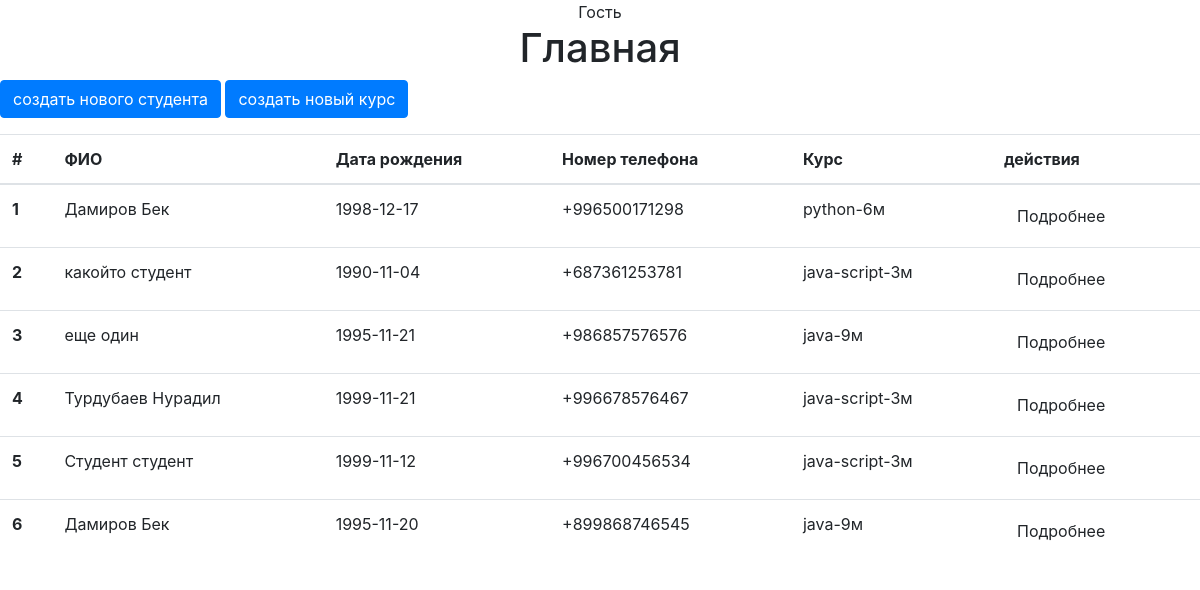
The page / on the database its author committed.
### app/models.py (models this page shows, shortened)
class Student(db.Model):
    id = db.Column(db.Integer, primary_key=True)
    name = db.Column(db.String)
    birth_date = db.Column(db.Date)
    phone_number = db.Column(db.String)
    course = db.relationship(Course, backref=db.backref('students', lazy='dynamic'))
    course_id = db.Column(db.String, db.ForeignKey('course.id'))
    __table_args__ = (UniqueConstraint('name', 'phone_number',
                                       name='_question_answer_uc'),
                      )

class Course(db.Model):
    id = db.Column(db.Integer, primary_key=True)
    course_name = db.Column(db.String)
    duration = db.Column(db.Integer)
    def __repr__(self):
        return f'{self.course_name}-{self.duration}м'

### app/views.py (the view)
def student_list():
    students = Student.query.all()
    return render_template('students_list.html', students=students)

### app/templates/students_list.html
{% extends 'base.html' %}
{% block content %}
     <div><center><h1> Главная </h1></center></div>
<p>
  <a class="btn btn-primary" href="{{ url_for('student_create')}}">создать нового студента </a>
  <a class="btn btn-primary" href="{{ url_for('course_create')}}">создать новый курс </a>
</p>
    <table class="table table-hover">
  <thead>
    <tr>
      <th scope="col">#</th>
      <th scope="col">ФИО</th>
      <th scope="col">Дата рождения</th>
      <th scope="col">Номер телефона</th>
      <th scope="col">Курс</th>
      <th scope="col">действия</th>
    </tr>
  </thead>
  <tbody>
  {% for student in students %}
    <tr>
      <th scope="row">{{ student.id }}</th>
      <td>{{ student.name }}</td>
      <td>{{ student.birth_date }}</td>
      <td>{{ student.phone_number }}</td>
      <td>{{ student.course }}</td>
      <td>
        <a class="btn btn-outline" href="{{ url_for('student_detail', id=student.id)}}">Подробнее </a>
      </td>
    </tr>
{% endfor %}
  </tbody>
</table>
{% endblock content %}

### app/templates/base.html (shortened to what this page needs)
<!doctype html>
<html lang="en">
  <head>
      <link rel="stylesheet" href="https://cdn.jsdelivr.net/npm/bootstrap@4.6.2/dist/css/bootstrap.min.css">
  </head>
  <body>
  {% if current_user.is_authenticated %}
  <div><center>{{ current_user }}</center></div>
  {% else %}
  <div><center>Гость</center></div>
  {% endif %}
        {% block content %}
        {% endblock content %}
  </body>
</html>

### rows shown on the page
Student: id "1", name "Дамиров Бек", birth_date "1998-12-17", phone_number "+996500171298", course "python-6м"
Student: id "2", name "какойто студент", birth_date "1990-11-04", phone_number "+687361253781", course "java-script-3м"
Student: id "3", name "еще один", birth_date "1995-11-21", phone_number "+986857576576", course "java-9м"
Student: id "4", name "Турдубаев Нурадил", birth_date "1999-11-21", phone_number "+996678576467", course "java-script-3м"
Student: id "5", name "Студент студент", birth_date "1999-11-12", phone_number "+996700456534", course "java-script-3м"
Student: id "6", name "Дамиров Бек", birth_date "1995-11-20", phone_number "+899868746545", course "java-9м"
